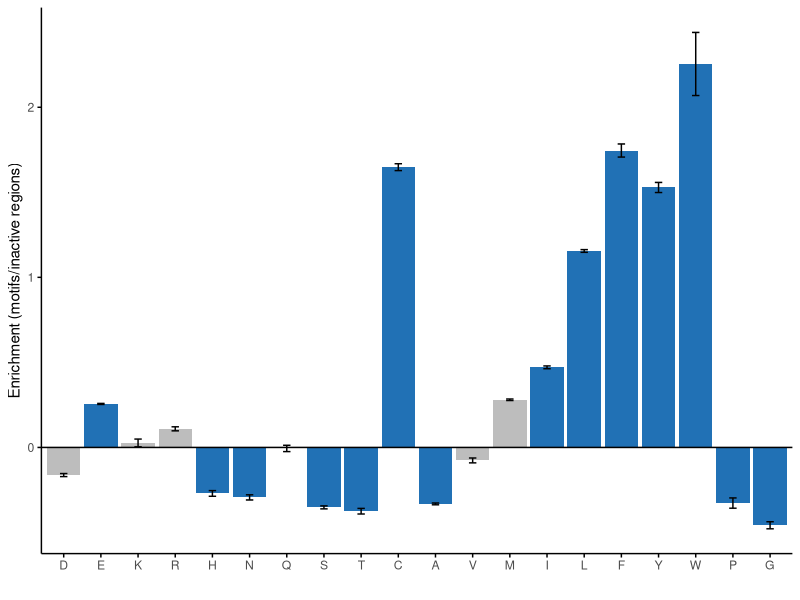

Here is the R script that generated this plot:
library(seqinr)
library(ggplot2)

setwd("~/yeast-idr-analysis-main/fig4_ms1/")

#must run after doing HMM analysis

submotifs = read.csv("subMotifs_hmm.csv")

#remove submotifs less than 3 AA (455/471 pass)
submotifs = submotifs[nchar(submotifs$seq) > 3, ]

actives = submotifs[submotifs$state == 'active',]
inacts = submotifs[submotifs$state == 'inactive',]

setwd("~/yeast-idr-analysis-main/fig4_ms1/motif_enrichment/")
if(!file.exists('active_subregions.fa') & !file.exists('inact_subregions.fa')){
  write.fasta(sequences = as.list(actives$seq), names = as.list(actives$pep),file.out = 'active_subregions.fa')
  write.fasta(sequences = as.list(inacts$seq), names = as.list(inacts$pep),file.out = 'inact_subregions.fa')
}

#########################################################
#use composition profiler to get values/significance####
#########################################################



#use composition profiler to get values/significance, save in folder
if(!file.exists('motif_enrichment_analysis.csv')){
  print('use composition profiler to get motif enrichments')
}else{
  enrich = read.csv('motif_enrichment_analysis.csv')
  aa_order = c('D','E','K','R','H','N','Q','S','T','C','A','V','M','I','L','F','Y','W','P','G')
  enrich$AA = factor(enrich$AA, levels=aa_order)
  enrich$significant = ifelse(enrich$pval <= 0.05,'sig','insig')
  
  
  aa_plot = ggplot(enrich, aes(x = AA, y = mean, fill = significant)) +
    geom_bar(stat = "identity") +
    geom_errorbar(aes(ymin = mean - stdev, ymax = mean + stdev), width = 0.2,size=0.5,  position = position_dodge(0.9)) +
    labs(x = "Amino Acid", y = "Mean Value") +
    scale_fill_manual(values = c("sig" = "#2171b5", "insig" = "#bdbdbd")) +
    geom_hline(yintercept = 0, col = "black") + 
    theme_classic() + ylab('Enrichment (motifs/inactive regions)') + xlab('') +
    theme(panel.grid = element_blank(),
          axis.line = element_line(color = "black"),
          axis.ticks = element_line(color = "black",),
          axis.ticks.length = unit(0.1,'cm'),
          legend.position = "none",
          panel.border = element_blank())
  
  ggsave('motif_inact_enrichment.pdf',plot=aa_plot, height = 8, width = 13.5, units = 'cm')
}
